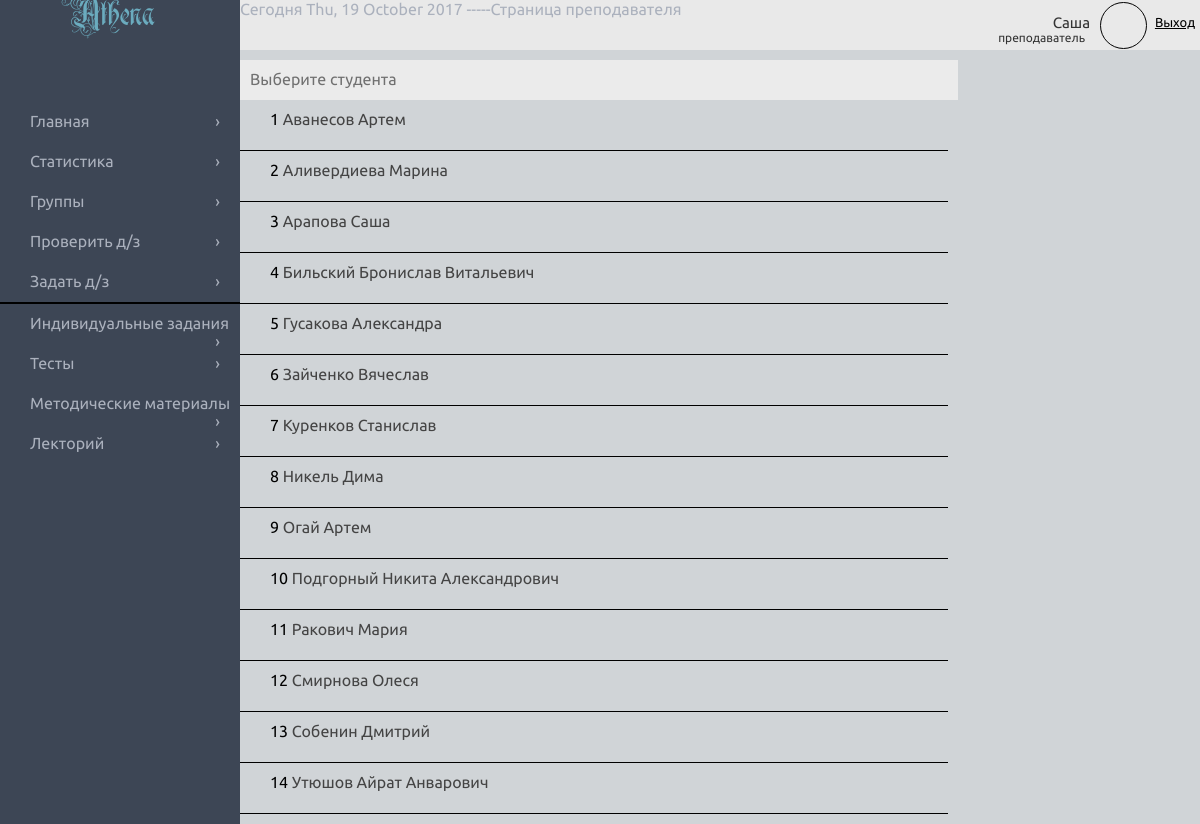
/athena.loc/teacher/group.php?group=5843566489b19, run on the app's committed database.
### tables this page shows
CREATE TABLE IF NOT EXISTS `userlist` (
  `n` int(11) NOT NULL AUTO_INCREMENT,
  `id` varchar(13) NOT NULL,
  `status` varchar(10) NOT NULL,
  `login` varchar(30) NOT NULL,
  `pass` varchar(20) NOT NULL,
  `first_name` varchar(30) NOT NULL,
  `last_name` varchar(30) NOT NULL,
  `middle_name` varchar(30) NOT NULL,
  `idGR` varchar(13) NOT NULL,
  PRIMARY KEY (`id`),
  UNIQUE KEY `n` (`n`)
);

### athena.loc/teacher/group.php (the view, shortened to what this page needs)
<!DOCTYPE html>
<html>
<head>
  <link rel="stylesheet" type="text/css" media="all" href="css/teacher_css_tmp.css" />
</head>
<body>
<?php include("blocks/SitebarL_Header.php");?>
  <div class='groupe_box'>
<?
if (isset($_GET['group'])) {$group = $_GET['group']; if ($group == '') {unset($group);} }
if(isset($group)){
  $result=mysql_query("SELECT * from userlist WHERE idGR='$group' ORDER BY last_name");
  $data=mysql_fetch_assoc($result);
  printf("<div class='title'>Выберите студента</div>");
  $i=1;
  do{
    $fio=$data['last_name']." ".$data['first_name']." ".$data['middle_name'];
    printf("<div class='group_list'>%s <a href=''>%s</a></div>",$i,$fio);
    $i++;
  }
  while ($data=mysql_fetch_assoc($result));
}
?>
  </div>
</body>
</html>

### athena.loc/teacher/blocks/SitebarL_Header.php (shortened to what this page needs)
<div id="sitebarL"><div id="logo">Athena</div>
    <div id="list">
      <div class="stl"><a href="index.php">Главная <span>&#8250;</a></span></div>
      <div class="stl"><a href="analitics.php">Статистика <span>&#8250;</a></span></div>
      <div class="stl"><a href="group.php">Группы <span>&#8250;</a></span></div>
      <div class="stl"><a href="homework.php">Проверить д/з <span>&#8250;</a></span></div>
      <div class="stl"><a href="insertdz.php">Задать д/з <span>&#8250;</a></span></div>
      <div class="line" style="width:inherit;border:1px solid black;"></div>
      <div class="stl"><a href="inddz.php">Индивидуальные задания <span>&#8250;</a></span></div>
      <div class="stl"><a href="test.php">Тесты <span>&#8250;</a></span></div>
      <div class="stl"><a href="motod.php">Методические материалы <span>&#8250;</a></span></div>
      <div class="stl"><a href="lectoriy.php">Лекторий <span>&#8250;</a></span></div>
    </div>
</div>
<div id="header">
<?
$login=$_SESSION['user']['login'];
$result=mysql_query("SELECT first_name from userlist WHERE login='$login'");
$data=mysql_fetch_assoc($result);
?>
	<? echo "Сегодня ".date(" D, j F Y");
		echo " -----Страница преподавателя";
	?>
	<div id="head_accaunt">
		<p>
			<span class="name"><? echo $data['first_name'];?></span>
			<br>
			<span class="status">преподаватель</span>
		</p>
		<a id="exit">Выход</a>
		<div id="avatar"></div>
	</div>
</div>

### athena.loc/teacher/css/teacher_css_tmp.css (style rules this page uses)
html { background-color: #D0D3D8; background-color: #e0e0e0; background-color: #D0D4D7; color:#ABB1BD; min-width: 980px; }
body { margin: 0 auto; font-family: Ubuntu, 'Arial', cursive; }
p { margin: 0; }
#logo { font-size: 30px; margin: 3px 70px; font-family: Rurintania, 'Arial', cursive; color: #6bacbf; }
#sitebarL { position: fixed; width:20%; height:100%; background-color: #3D4655; }
#sitebarL #list { margin-top: 70px; }
#sitebarL #list .stl { height: 30px; font-size: 16px; padding-left: 30px; padding-top: 10px; }
#sitebarL #list .stl a { color: #ABB1BD; text-decoration: none; }
#sitebarL #list .stl span { float: right; margin-right: 20px; }
#header { height:50px; margin-left: 20%; background-color: #E9E9E9; }
#head_accaunt { width: 300px; font-size: 10px; float: right; }
#head_accaunt p { width: 190px; float: left; text-align: right; padding-right: 10px; color:#333; padding-top: 14px; }
#head_accaunt p span.name { font-size: 15px; }
#head_accaunt p span.status { font-size: 12px; padding-right: 5px; }
#head_accaunt #exit { float: right; margin: 15px 5px 0 0; font-size: 13px; color: black; text-decoration: underline; }
#head_accaunt #avatar { width: 45px; height: 45px; border-radius: 45px; border: 1px solid black; margin-left: 200px; margin-top: 2px; }
.groupe_box { width: 59%; margin-left: 20%; padding-bottom: 10px; }
.groupe_box .title { width: 100%; height: 30px; background-color: #EBEBEB; color: #707070; font-size: 16px; padding: 10px 0 0 10px; margin-top: 10px; }
.groupe_box .group_list { height: 30px; padding: 10px 0; border-bottom:1px solid black; color:black; padding-left: 30px; }
.groupe_box .group_list a { color: #444; text-decoration: none; }

### data on the page
userlist: first_name "Саша", fio "Арапова Саша"
userlist: fio "Аванесов Артем"
userlist: fio "Аливердиева Марина"
userlist: fio "Бильский Бронислав Витальевич"
userlist: fio "Гусакова Александра"
userlist: fio "Зайченко Вячеслав"
userlist: fio "Куренков Станислав"
userlist: fio "Никель Дима"
userlist: fio "Огай Артем"
userlist: fio "Подгорный Никита Александрович"
userlist: fio "Ракович Мария"
userlist: fio "Смирнова Олеся"
userlist: fio "Собенин Дмитрий"
userlist: fio "Утюшов Айрат Анварович"
